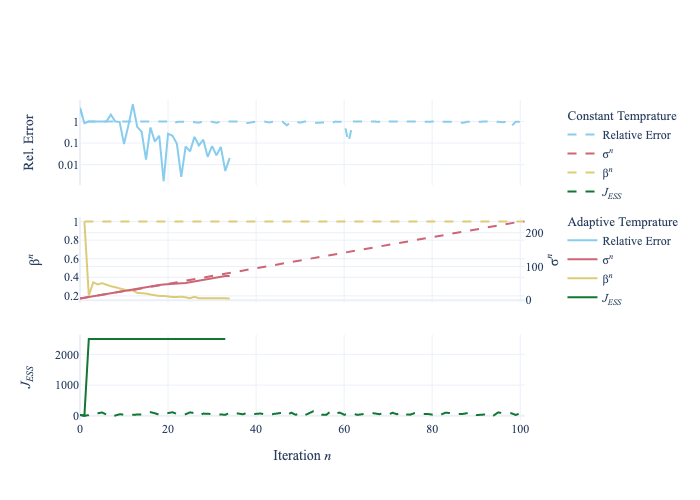

Reproduce this figure in Python.
#%%
import rareeventestimation as ree
import numpy as np
import plotly.graph_objects as go
from plotly.subplots import make_subplots
import scipy as sp
from layout import *
%load_ext autoreload
%autoreload 2
N = 5000
d=50
seed=1
cvar_tgt=5
# Solve problem with constant and adaptive termperature, plot results
cbree_const = ree.CBREE(beta_adaptivity_scheme=None,
                      save_history=True,
                      seed=seed,
                      return_other = True,
                      divergence_check=False,
                      cvar_tgt=cvar_tgt,
                      return_caches = True,
                      name = "Constant Temprature",
                      )
cbree = ree.CBREE(save_history=True,
                seed=seed,
                return_other=True,
                divergence_check=False,
                return_caches = True,
                name = "Adaptive Temprature",
                cvar_tgt=cvar_tgt)

solver_list = [cbree_const, cbree]
solution_list = []
solver_dash = dict(zip([str(s) for s in solver_list], ["dash", "solid"]))
solver_marker = dict(zip([str(s) for s in solver_list], [1,3]))
fig = make_subplots(rows=3,
                    cols=1,
                    shared_xaxes=True,
                    specs=[[{"secondary_y": False}],
                           [{"secondary_y": True}],
                           [{"secondary_y": False}]])
fig_name = "constant_beta_iterations"

for solver in solver_list:
    # solve
    prob = ree.make_linear_problem(d)
    prob.set_sample(N, seed = seed)
    sol = solver.solve(prob)
    sol.other["beta"][0] = np.nan 
    solution_list.append(sol)
    # plot error
    fig.add_trace(
        go.Scatter(
            y=sol.get_rel_err(prob),
            name = f"Relative Error",
            line_dash=solver_dash[str(solver)],
            marker_color=cmap[0],
            marker_symbol=solver_marker[str(solver)],
            legendgroup=str(solver), 
            legendgrouptitle_text=str(solver)
        ),
        row=1,
        col=1
    )
    # plot parameter
    params = {
        "sigma": STR_SIGMA_N,
        "beta" : STR_BETA_N,
       # "t_step": "$h$"
    }
    for i,(param,name) in enumerate(params.items()):
        fig.add_trace(
        go.Scatter(
            y=sol.other[param],
            name = name,
            line_dash=solver_dash[str(solver)],
            marker_color=cmap[i+1],
            marker_symbol=solver_marker[str(solver)],
            legendgroup=str(solver), 
        ),
        row=2,
        col=1,
        secondary_y = param=="sigma"
    )
    # plot effective sample size
    fig.add_trace(
        go.Scatter(
            y=sol.other["ess"],
            name = STR_J_ESS,
            line_dash=solver_dash[str(solver)],
            marker_color=cmap[3],
            marker_symbol=solver_marker[str(solver)],
            legendgroup=str(solver), 
        ),
        row=3,
        col=1
    )
# Add vertical lines
iters = [3,30]
for i in iters:
    fig.add_vline(i)
# style and save fig
fig.update_yaxes(title_text="Rel. Error", type="log", row=1, col=1)
fig.update_yaxes(title_text=STR_J_ESS, row=3, col=1)
fig.update_yaxes(title_text=STR_SIGMA_N, title_standoff=0, row=2, col=1, secondary_y=True)
fig.update_yaxes(title_text=STR_BETA_N, row=2, col=1, secondary_y=False)
fig.update_xaxes(title_text="Iteration <i>n<i>", row=3, col=1)
fig.update_layout(**my_layout)
fig.write_image(fig_name + ".png")
fig.show()
# Save a info for the figure
fig_description = f"Solving {prob.name} with the CBREE method using  \
$J = {N}$ particles, \
stopping criterion $\\Delta_\\{{\\text{{Target}}}} = {cvar_tgt}$, \
stepsize tolerance $\\epsilon_{{\\text{{Target}}}} = {cbree.tol}$, \
controlling the increase of $\\sigma$ with $\\text{{Lip}}(\\sigma) = {cbree.sigma_inc_max}$ \
and approximating the indicator function with {indicator_approx_latex_names[cbree.tgt_fun]}. \
No divergence check has been performed and the solver was able to run for at most {cbree.num_steps} iterations. \
The vertical lines mark iterations whose weights we investigate."
with open(fig_name+".txt", "w") as file:
    file.write(fig_description)
print(fig_description)

# %%
hist_fig_name="constant_beta_histograms"
hist_fig = make_subplots(cols=2, rows = 2,subplot_titles=("Plot 1", "Plot 2", "plot3", "plot4"))
fig2 = go.Figure()
x_lims = None
plot_counter=0
for i_n, i in enumerate(iters):
    for soln, sol in enumerate(solution_list):
        
        w = solver_list[soln]._CBREE__compute_weights(sol.other["cache_list"][i], return_weights=True)
        hist_name = f"<i>log</i> of weights <i><b>h<sup>{i}</sup></b></i>" +(  f", {STR_BETA_N} constant" \
            if solver_list[soln].beta_adaptivity_scheme == None else "") + \
            f", Skewness {sp.stats.skew(np.exp(w)):.1f}"
        hist = go.Histogram(
            x=np.log(w),
            showlegend=False,
            marker_color = cmap[0],
        )
        hist_fig.add_trace(hist, row=i_n+1, col=soln+1)
        hist_fig.layout.annotations[plot_counter].update(text= hist_name)
        this_x_lims = np.array([np.min(np.log(w)), np.max(np.log(w))])
        if x_lims is None:
            x_lims=this_x_lims
        else:
            x_lims[0] = min(x_lims[0], this_x_lims[0])
            x_lims[1] = max(x_lims[1], this_x_lims[1])
        plot_counter += 1
hist_fig.update_xaxes(range=x_lims*1.01)
for soln, sol in enumerate(solution_list):
    for i_n, i in enumerate(iters):
        hist_fig.update_xaxes(title=f"<i>log(<b>h<sup>{i}</sup></b>)<i>", row=i_n+1, col = soln+1,title_standoff=0)
hist_fig.update_yaxes(range=[0,250])
hist_fig.update_layout(**my_layout)
hist_fig.write_image(hist_fig_name + ".png")
# %%
